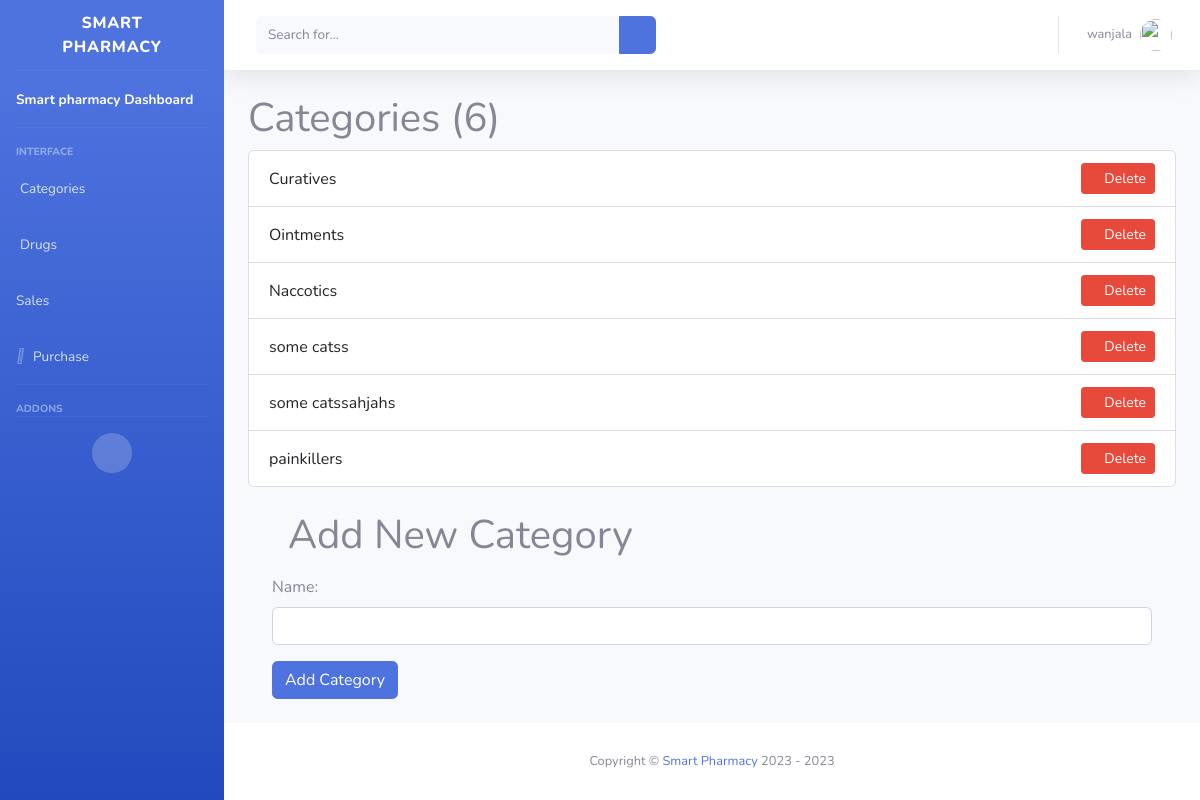
The page /categories (signed in) on the database as committed earlier.
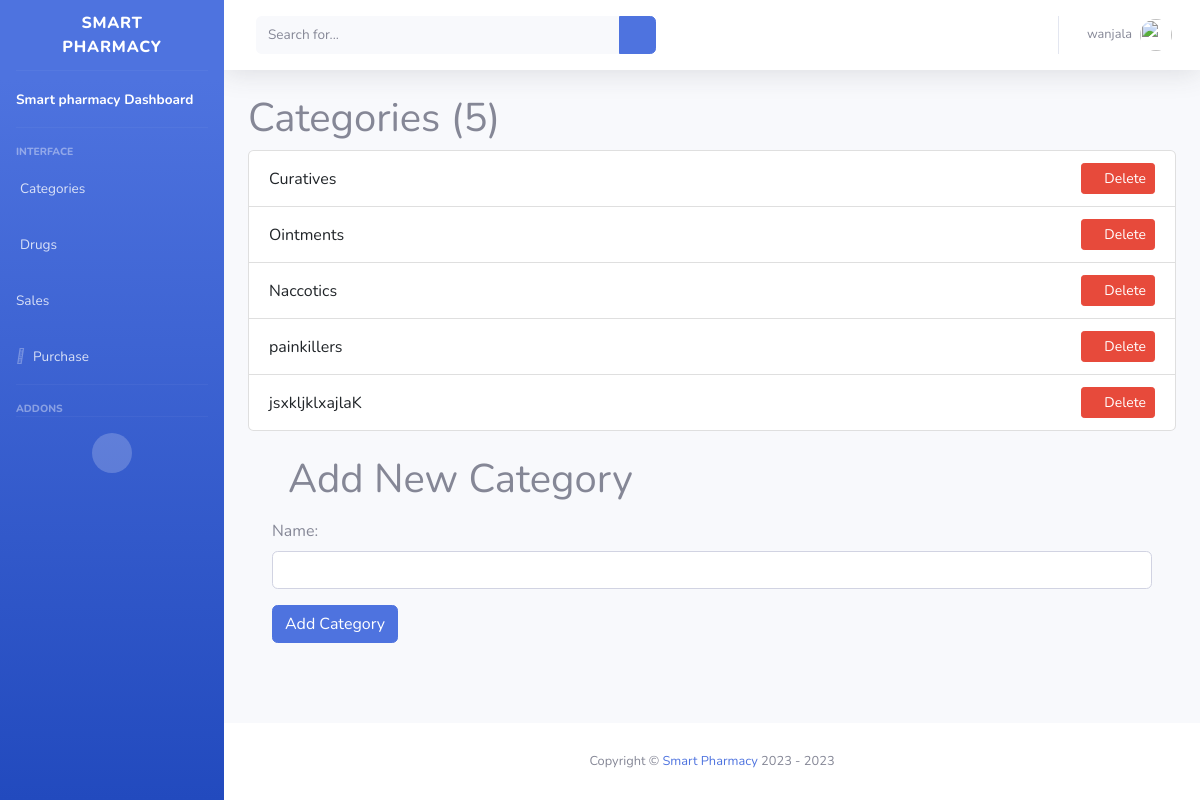
The same page on the database as committed later.
### pharmacy/models.py (models this page shows, shortened)
class Category(models.Model):
    name = models.CharField(max_length=100, unique=True)

### pharmacy/views.py (the view)
# urls.py: path('categories', views.category, name='categories'),
@login_required(login_url='login')
def category(request):
    if request.method == 'POST':
        if request.user.is_superuser:
            form = MedicineCategoryForm(request.POST)
            if form.is_valid():
                form.save()
        return redirect('categories')
    categories = Category.objects.all()
    form = MedicineCategoryForm()
    return render(request, 'pharmacy/Categories.html',
                  {'categories': categories, 'form': form, 'currentYear': datetime.now().year})

### pharmacy/forms/forms.py
class MedicineCategoryForm(forms.ModelForm):
    class Meta:
        model = Category
        fields = ['name']
    def __init__(self, *args, **kwargs):
        super().__init__(*args, **kwargs)
        for field in self.fields:
            self.fields[field].widget.attrs.update({
                'class': 'form-control'
            })

### pharmacy/templates/pharmacy/Categories.html (shortened to what this page needs)
{% extends 'main.html' %}
{% load static %}
{% block content %}
    <section id="page-top">
        <div id="wrapper">
            {% include 'pharmacy/sideBar.html' %}
            <div id="content-wrapper" class="d-flex flex-column">
                <div id="content">
                    {% include 'pharmacy/topAppBar.html' %}
                    {% include 'pharmacy/category.html' %}
                    </div>
                {% include 'footer.html' %}
            </div>
        </div>
    </section>
{% endblock %}

### pharmacy/templates/pharmacy/category.html (shortened to what this page needs)
<div class="container">
        <h1>Categories ({{ categories.count }})</h1>
        <ul class="list-group">
            {% for category in categories %}
            <li class="list-group-item d-flex justify-content-between align-items-center">
                <span>{{ category.name }}</span>
                {% if request.user.is_superuser %}
                <form method="post" action="{% url 'delete_category' category.id %}">
                    <button type="submit" class="btn btn-danger btn-sm">
                        <i class="fas fa-trash-alt"></i> Delete
                    </button>
                </form>
                {% endif %}
            </li>
            {% endfor %}
        </ul>
{% if user.is_superuser %}
    <div class="container mt-4 ">
        <h1 class="m-3">Add New Category</h1>
        <form method="post">
            {{ form.as_p }}
            <button type="submit" class="btn btn-primary">Add Category</button>
        </form>
    </div>
{% endif %}
    </div>

Rows that differ between the two databases and show on the page:
removed Category: name "some catss"
removed Category: name "some catssahjahs"
added Category: name "jsxkljklxajlaK"
Other text that changed with them:
{{ categories.count }}: "6" → "5"
